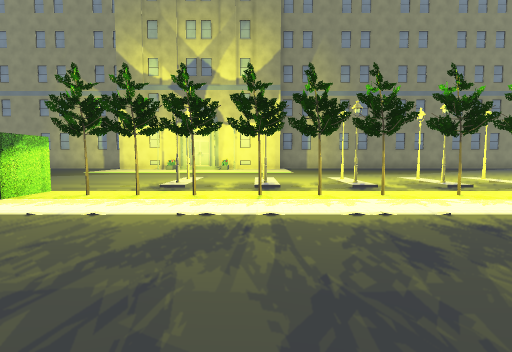
View 1 (above)

23 first-person views from a walk through a scene from a Unity 3-D project. The camera is 1.3 m above the floor, tilts 4° down and sees 85° across. The floor is counted in squares, 2 m on a side. Each view is taken from the middle of a square. On the plan, view 1 faces up. The plan holds only what a view shows up to about 9 squares ahead; the rest is blank. The place goes on beyond the plan. Some surface patterns are stand-ins.

View 2
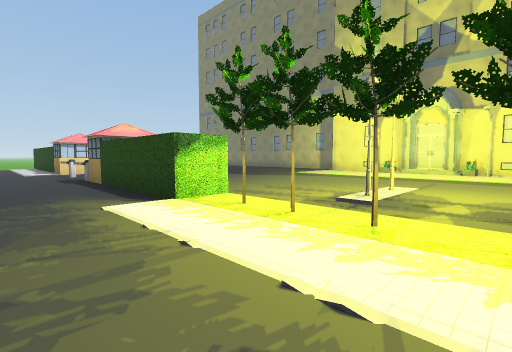

View 3
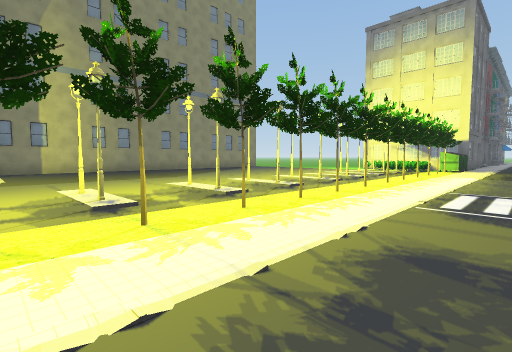

View 4
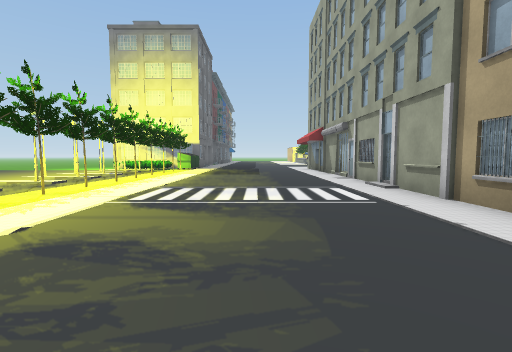

View 5
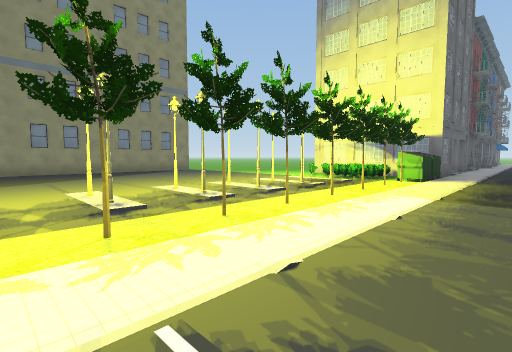

View 6
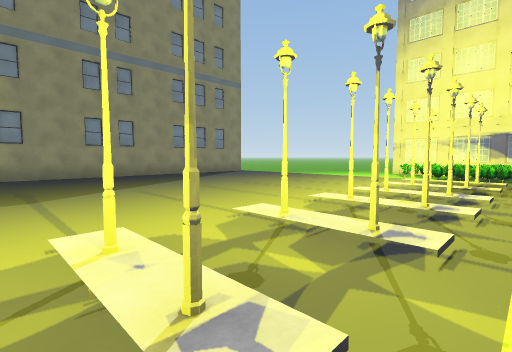

View 7
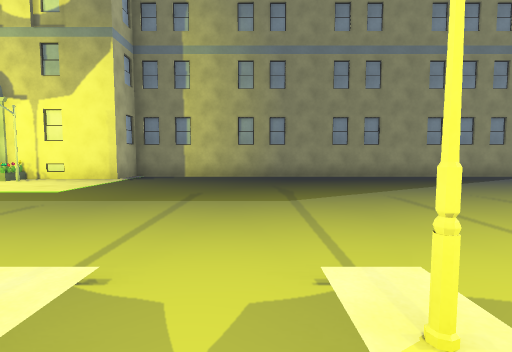

View 8
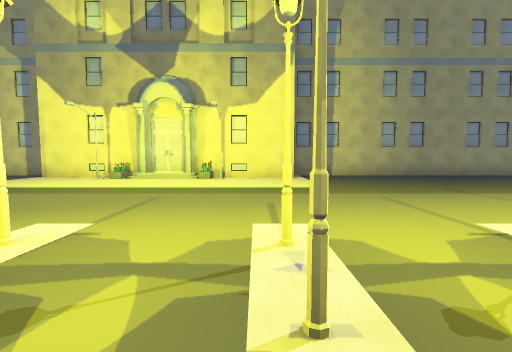

View 9
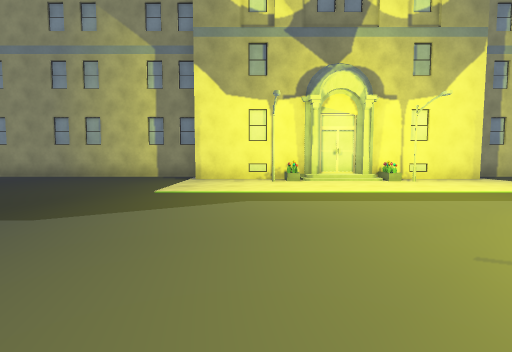

View 10
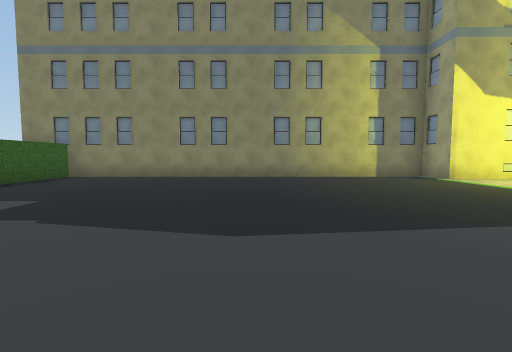

View 11
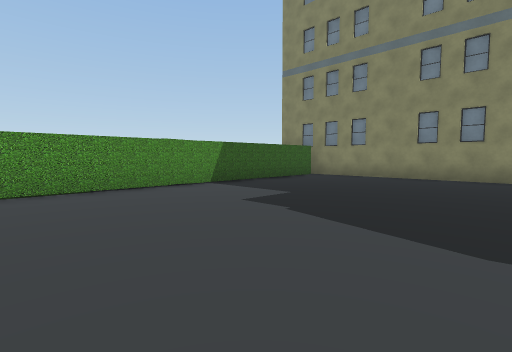

View 12
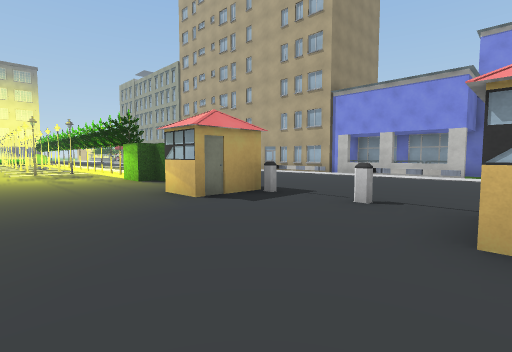

View 13
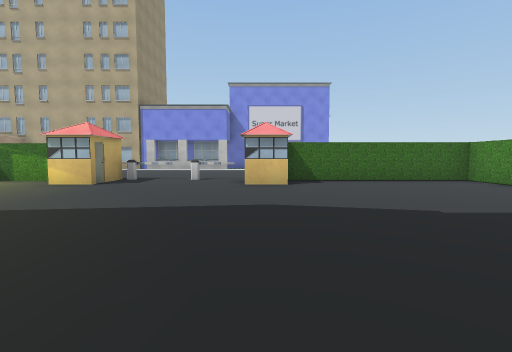

View 14
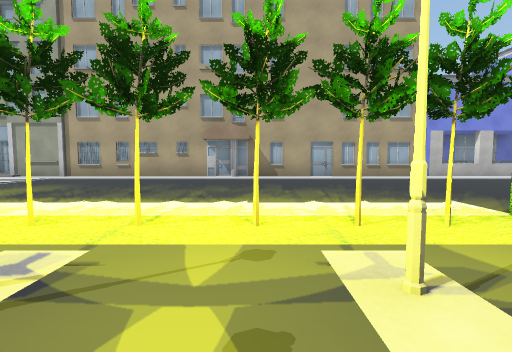

View 15
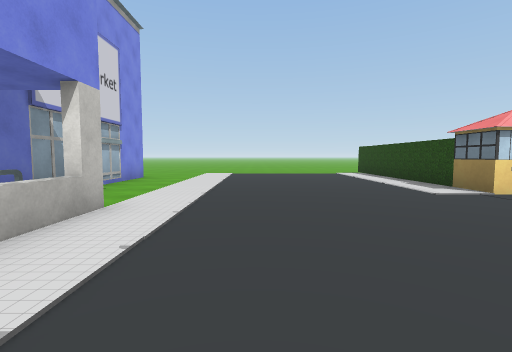

View 16
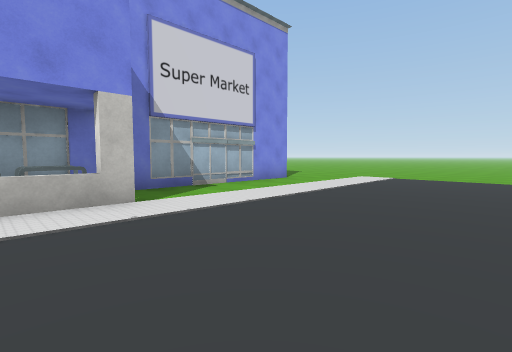

View 17
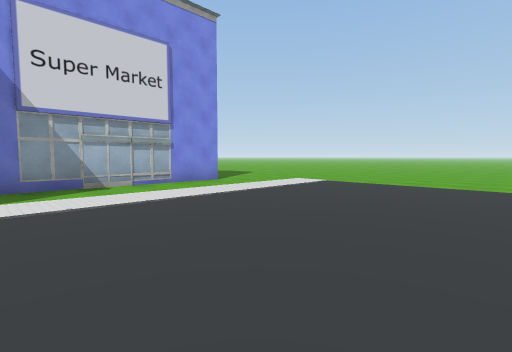

View 18
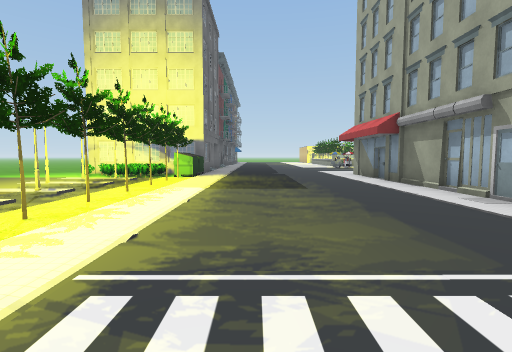

View 19
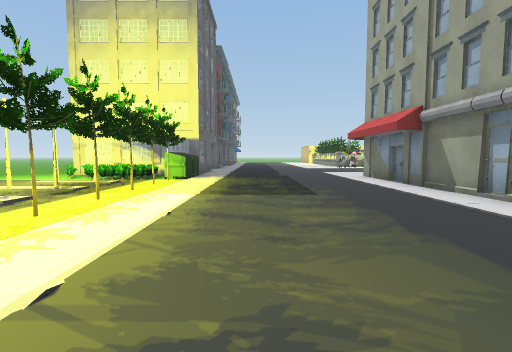

View 20
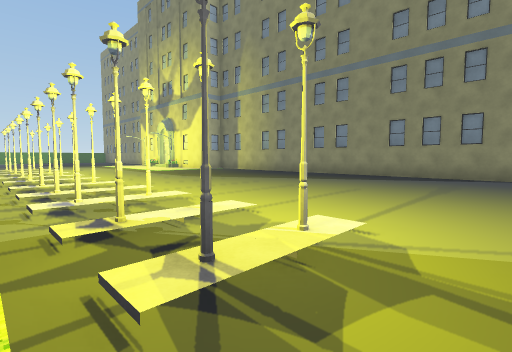

View 21
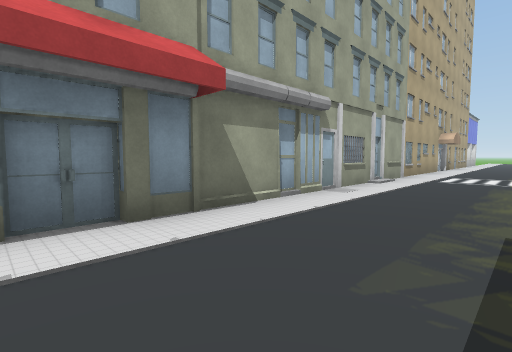

View 22
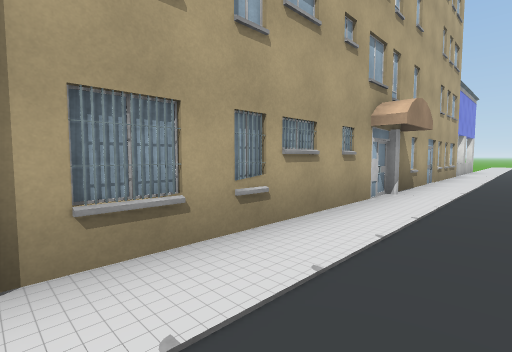

View 23
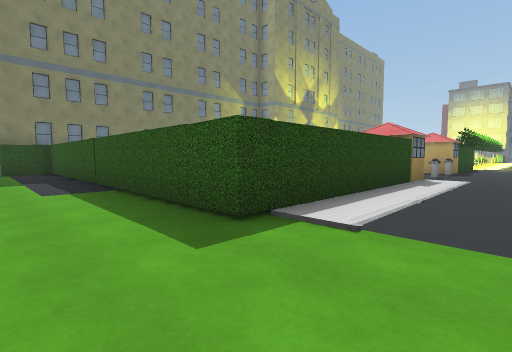

### Floor plan
Key: @ floor where view 1 was taken; # wall or solid block; . floor; ^ raised ledge; S streetlight; H hedge; T tree; B barrier; U building; I bin; O other object.
Columns run from 20 left of view 1 to 14 right of it. Each row starts with its distance up from view 1.
 15   #############      ##############
 14   H...........########.............
 13  .H............SO.OOO..............
 12  .H................O...............
 11 ..H................................
 10 ..H................................
  9 ..H................................
  8 ..H................................
  7 ..H...............S.S.S.S.SS.SSS.SO
  6 ..H...............S.S.S.S.SS.SSS.SO
  5 ..H.....#...O...HT.....TT.TT..T.T..
  4 ..HHHHHHOBBBOOOOH.TTTTT     TT   TT
  3 ..................................I
  2 ...................................
  1 ...................................
  0 ....................@..............
 -1  ..................................
 -2   ........#^###U#########O#OUOOOOOO
 -3    .......##
 -4     ########

Positions as (right, up) in squares from view 1, and headings:
1: (0, 0), facing up
2: (0, 2), facing up-left
3: (1, 2), facing up-right
4: (1, 1), facing right
5: (6, 2), facing up-right
6: (5, 5), facing up-right
7: (5, 6), facing up
8: (0, 5), facing up
9: (-5, 6), facing up
10: (-12, 6), facing up
11: (-12, 6), facing up-left
12: (-12, 8), facing down-right
13: (-12, 12), facing down
14: (-1, 7), facing down
15: (-7, 0), facing left
16: (-9, 2), facing down-left
17: (-11, 3), facing down-left
18: (5, 2), facing right
19: (6, 2), facing right
20: (14, 5), facing up-left
21: (14, 1), facing down-left
22: (5, 0), facing down-left
23: (-20, 2), facing up-right
